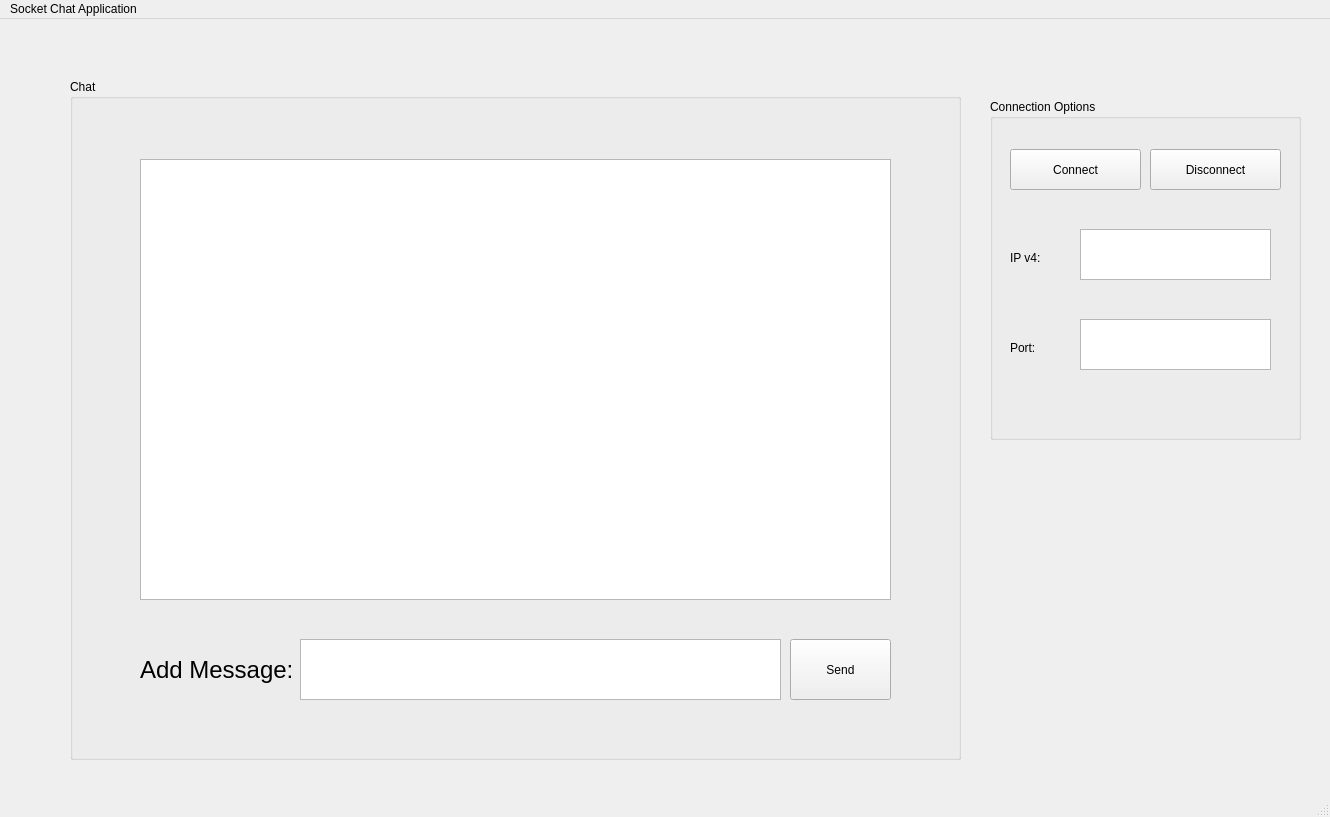
<?xml version="1.0" encoding="UTF-8"?>
<ui version="4.0">
 <class>MainWindow</class>
 <widget class="QMainWindow" name="MainWindow">
  <property name="geometry">
   <rect>
    <x>0</x>
    <y>0</y>
    <width>1330</width>
    <height>817</height>
   </rect>
  </property>
  <property name="windowTitle">
   <string>MainWindow</string>
  </property>
  <widget class="QWidget" name="centralwidget">
   <widget class="QGroupBox" name="groupBox">
    <property name="geometry">
     <rect>
      <x>990</x>
      <y>80</y>
      <width>311</width>
      <height>341</height>
     </rect>
    </property>
    <property name="title">
     <string>Connection Options</string>
    </property>
    <widget class="QPushButton" name="Connect_pushButton">
     <property name="geometry">
      <rect>
       <x>20</x>
       <y>50</y>
       <width>131</width>
       <height>41</height>
      </rect>
     </property>
     <property name="text">
      <string>Connect</string>
     </property>
    </widget>
    <widget class="QPushButton" name="Disconnect_pushButton">
     <property name="geometry">
      <rect>
       <x>160</x>
       <y>50</y>
       <width>131</width>
       <height>41</height>
      </rect>
     </property>
     <property name="text">
      <string>Disconnect</string>
     </property>
    </widget>
    <widget class="QTextBrowser" name="Connect_IP_textBrowser">
     <property name="geometry">
      <rect>
       <x>90</x>
       <y>130</y>
       <width>191</width>
       <height>51</height>
      </rect>
     </property>
    </widget>
    <widget class="QTextBrowser" name="Connect_Port_textBrowser">
     <property name="geometry">
      <rect>
       <x>90</x>
       <y>220</y>
       <width>191</width>
       <height>51</height>
      </rect>
     </property>
    </widget>
    <widget class="QLabel" name="Connection_IP_label">
     <property name="geometry">
      <rect>
       <x>20</x>
       <y>150</y>
       <width>67</width>
       <height>17</height>
      </rect>
     </property>
     <property name="text">
      <string>IP v4:</string>
     </property>
    </widget>
    <widget class="QLabel" name="Connection_Port_label">
     <property name="geometry">
      <rect>
       <x>20</x>
       <y>240</y>
       <width>67</width>
       <height>17</height>
      </rect>
     </property>
     <property name="text">
      <string>Port:</string>
     </property>
    </widget>
   </widget>
   <widget class="QGroupBox" name="Chat_groupBox">
    <property name="geometry">
     <rect>
      <x>70</x>
      <y>60</y>
      <width>891</width>
      <height>681</height>
     </rect>
    </property>
    <property name="title">
     <string>Chat</string>
    </property>
    <widget class="QTextBrowser" name="Chat_textBrowser">
     <property name="geometry">
      <rect>
       <x>70</x>
       <y>80</y>
       <width>751</width>
       <height>441</height>
      </rect>
     </property>
    </widget>
    <widget class="QTextBrowser" name="Chat_Input_textBrowser">
     <property name="geometry">
      <rect>
       <x>230</x>
       <y>560</y>
       <width>481</width>
       <height>61</height>
      </rect>
     </property>
    </widget>
    <widget class="QLabel" name="label">
     <property name="geometry">
      <rect>
       <x>70</x>
       <y>570</y>
       <width>151</width>
       <height>41</height>
      </rect>
     </property>
     <property name="font">
      <font>
       <pointsize>18</pointsize>
      </font>
     </property>
     <property name="layoutDirection">
      <enum>Qt::LeftToRight</enum>
     </property>
     <property name="text">
      <string>Add Message:</string>
     </property>
    </widget>
    <widget class="QPushButton" name="Chat_Send_pushButton">
     <property name="geometry">
      <rect>
       <x>720</x>
       <y>560</y>
       <width>101</width>
       <height>61</height>
      </rect>
     </property>
     <property name="text">
      <string>Send</string>
     </property>
    </widget>
   </widget>
  </widget>
  <widget class="QMenuBar" name="menubar">
   <property name="geometry">
    <rect>
     <x>0</x>
     <y>0</y>
     <width>1330</width>
     <height>22</height>
    </rect>
   </property>
   <widget class="QMenu" name="menuSocket_Chat_Application">
    <property name="title">
     <string>Socket Chat Application</string>
    </property>
   </widget>
   <addaction name="menuSocket_Chat_Application"/>
  </widget>
  <widget class="QStatusBar" name="statusbar"/>
 </widget>
 <resources/>
 <connections/>
</ui>
